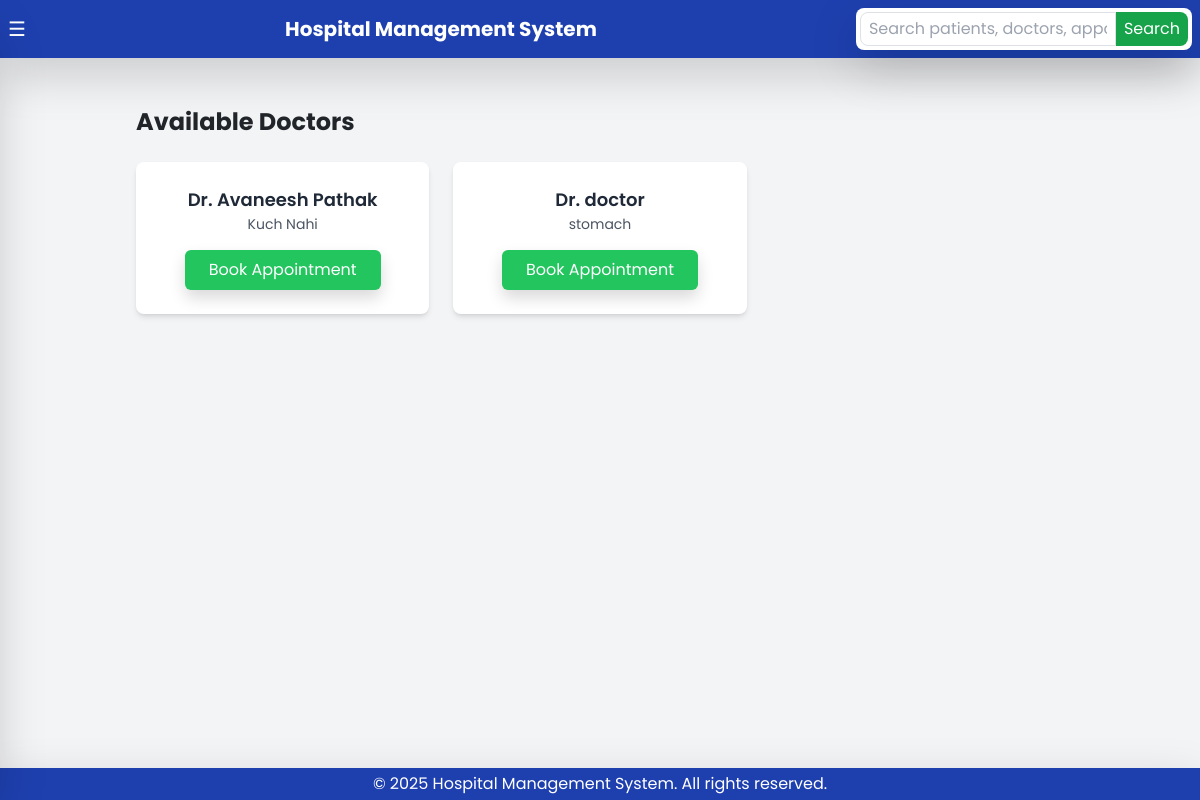
Screenshot of /available-doctors/ (signed in) with the database file from the repository.
### hms/models.py (models this page shows, shortened)
class Doctor(models.Model):
    created_at = models.DateTimeField(default=now)
    user = models.OneToOneField(CustomUser, on_delete=models.CASCADE, related_name="doctor")
    specialization = models.CharField(max_length=255)
    contact_number = models.CharField(max_length=15)
    availability = models.CharField(max_length=255, default="9 AM - 5 PM")

class CustomUser(AbstractUser):
    GENDER_CHOICES = (
        ('male', 'Male'),
        ('female', 'Female'),
        ('other', 'Other'),
    )
    full_name = models.CharField(max_length=255, blank=True, null=True)
    contact_number = models.CharField(max_length=15, blank=True, null=True)
    address = models.TextField(blank=True, null=True)
    gender = models.CharField(max_length=10, choices=GENDER_CHOICES, blank=True, null=True)
    groups = models.ManyToManyField(Group, related_name="customuser_groups", blank=True)
    user_permissions = models.ManyToManyField(Permission, related_name="customuser_permissions", blank=True)

### hms/views.py (the view)
# urls.py: path('available-doctors/', available_doctors, name='available_doctors'),
@login_required
def available_doctors(request):
    doctors = Doctor.objects.exclude(availability="").order_by("user__full_name")  # Assuming you have an 'is_available' field
    return render(request, 'hms/available_doctors.html', {'doctors': doctors})

### hms/templates/hms/available_doctors.html
{% extends 'hms/base.html' %}
{% block content %}
<div class="container mx-auto p-6">
    <h2 class="text-2xl font-bold mb-4">Available Doctors</h2>
    {% if doctors %}
        <div class="grid grid-cols-1 md:grid-cols-2 lg:grid-cols-3 gap-6">
            {% for doctor in doctors %}
                <div class="bg-white shadow-md rounded-lg p-4 text-center">
                    <h3 class="text-lg font-semibold text-gray-800">Dr. {{ doctor.user.full_name }}</h3>
                    <p class="text-sm text-gray-600">{{ doctor.specialization }}</p>
                    <a href="{% url 'book_appointment' doctor.id %}"
                       class="mt-3 inline-block bg-green-500 text-white px-4 py-2 rounded-md shadow hover:bg-green-600">
                        Book Appointment
                    </a>
                </div>
            {% endfor %}
        </div>
    {% else %}
        <p class="text-gray-600">No available doctors at the moment.</p>
    {% endif %}
</div>
{% endblock %}

### hms/templates/hms/base.html (style rules this page uses)
body { font-family: 'Poppins', sans-serif; }

### rows the page displays
Doctor: user.full_name "Avaneesh Pathak", specialization "Kuch Nahi"
Doctor: user.full_name "doctor", specialization "stomach"
